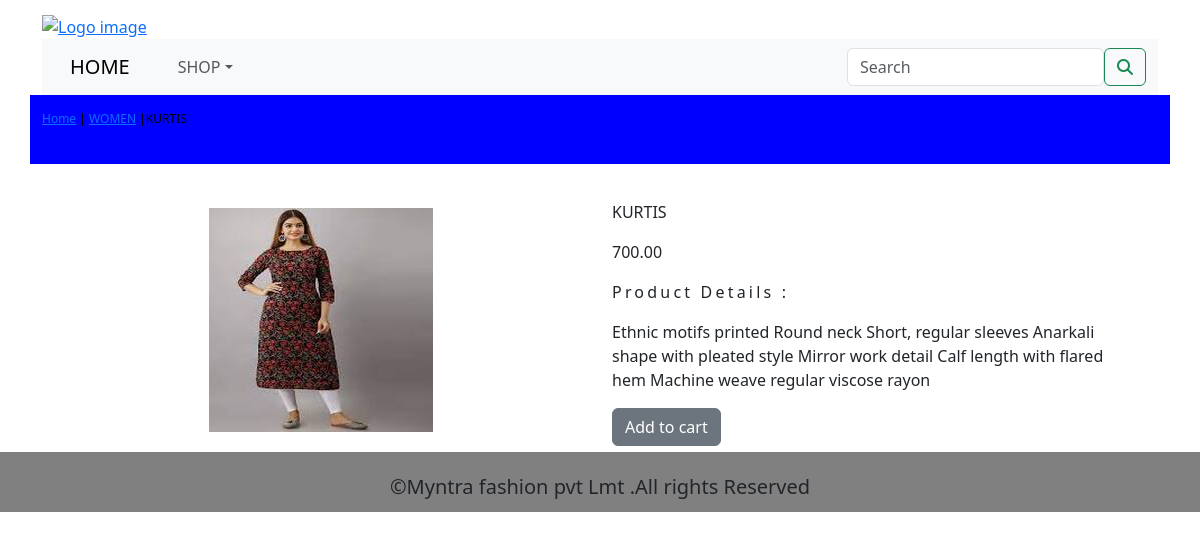
Screenshot of /shop/women/kurtis/ with the database file from the repository.
### shopapp/models.py (models this page shows, shortened)
class Product(models.Model):
    name = models.CharField(max_length=250, unique=True)
    slug = models.SlugField(max_length=250, unique=True)
    discription = models.TextField(blank=True)
    price = models.DecimalField(max_length=10, decimal_places=2, max_digits=10)
    category = models.ForeignKey(Category, on_delete=models.CASCADE)
    image = models.ImageField(upload_to='product', blank=True)
    stock = models.IntegerField()
    available = models.BooleanField(default=True)
    created = models.DateTimeField(auto_now_add=True)
    updated = models.DateTimeField(auto_now=True)
    class Meta:
        ordering = ('name',)
        verbose_name = 'product'
        verbose_name_plural = 'products'

class Category(models.Model):
    name = models.CharField(max_length=250, unique=True)
    slug = models.SlugField(max_length=250, unique=True)
    discription = models.TextField(blank=True)
    image = models.ImageField(upload_to='category', blank=True)
    class Meta:
        ordering = ('name',)
        verbose_name = 'category'
        verbose_name_plural = 'categories'
    def get_url(self):
        return reverse('shopapp:Products_by_category',args=[self.slug])
    def __str__(self):
        return '{}'.format(self.name)

### shopapp/views.py (the view)
# urls.py: path('<slug:c_slug>/<slug:product_slug>/',views.proDetail,name='prodCatdetail')
def proDetail(request,c_slug,product_slug):
    try:
        product=Product.objects.get(category__slug=c_slug,slug=product_slug)
    except Exception as e:
        raise e
    return render(request,'product.html',{'product':product})

### cartapp/context_processors.py (called while the page is built)
def counter(request):
    item_count=0
    if 'admin' in request.path:
        return {}
    else :
        try:
            cart=Cart.objects.filter(cart_id=_cart_id(request))
            cart_items=Cartitem.objects.all().filter(cart=cart[:1])
            for cart_item in cart_items:
                item_count += cart_item.quantity
        except Cart.DoesNotExist:
            item_count=0
    return dict(item_count=item_count)

### cartapp/views.py (called while the page is built)
def _cart_id(request):
    cart = request.session.session_key
    if not cart:
        cart = request.session.create()
    return cart

### shopapp/context_processors.py (called while the page is built)
def menu_links(request):
    links=Category.objects.all()
    return dict(links=links)

### templates/product.html (shortened to what this page needs)
{% extends 'base.html' %}
{% load static %}
{% block content %}
<div class="row my_prod_row_class">
  <div class="mx_auto">
    <p><a href="{% url 'shopapp:Allprodcat' %}">Home</a> | <a href="{{product.catrgory.get_url}}">{{product.category}}</a> |{{product.name}}</p>
  </div>
</div>
<div class="container">
<br>
<div class="row">
  <div class="col-12 col-sm-12 col-md-12 col-lg-6 text-center">
    <div style="min-width:18rem">
      <img class="padding" src="{{product.image.url}}" alt ="{{product.name}}">
    </div>
  </div>
    <div class="col-12 col-sm-12 col-md-12 col-lg-6">
      <div>
      <h1 class="my_prod_title">{{product.name}}</h1>
      <p>{{product.price}}</p>
      <p class="my_title">Product Details :</p>
      <p class="text-justify my_prod_text">{{product.discription}}</p>
      {% if product.stock <= 0 %}
        <p class="text-justify my_prod_text"><b> Out of stock</b></p>
      {% else %}
        <a class="btn btn-secondary" href="{% url 'cartapp:add_cart' product.id %}">Add to cart</a>
      {% endif %}
    </div>
  </div>
  </div>
</div>
{% endblock %}

### static/css/custom.css (style rules this page uses)
body { font-family: 'Bebas Neue', cursive; }
.my_title { font-size:16px; text_transform:uppercase; letter-spacing:.2em; }
.my_prod_row_class { padding-top:15px; padding-bottom:20px; background:blue; }
.my_prod_row_class .mx_auto { color:#000; font-size:12px; text-decoration:none; }
.my_prod_title { font-size:16px; text_transform:uppercase; letter-spacing:1.0; padding-top:15px; padding-bottom:10px; }
.my_prod_text { padding-right:10px; letter-spacing:1.0; }
.padding { padding:20px; }

### rows the page displays
Product: category "WOMEN", name "KURTIS", image (picture), price "700.00", discription "Ethnic motifs printed Round neck Short, regular sleeves Anarkali shape with pleated style Mirror work detail Calf length with flared hem Machine weave regular viscose rayon"
